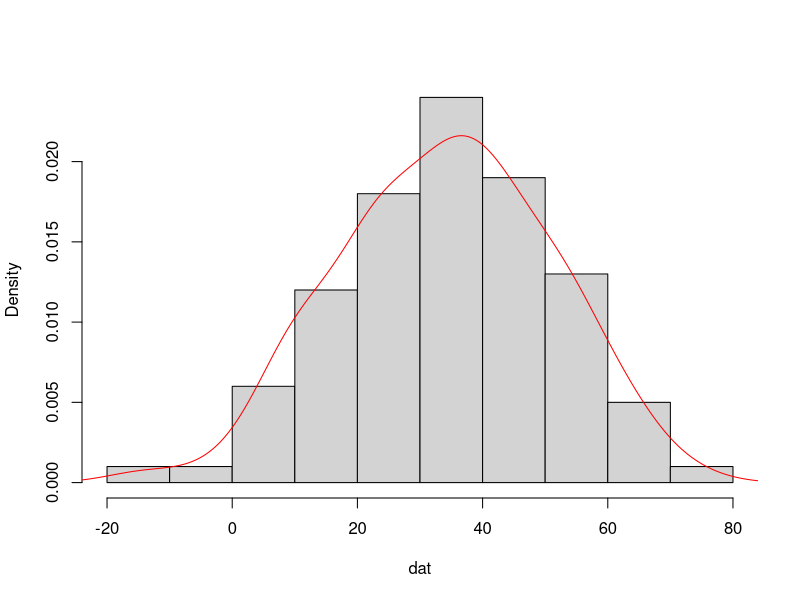
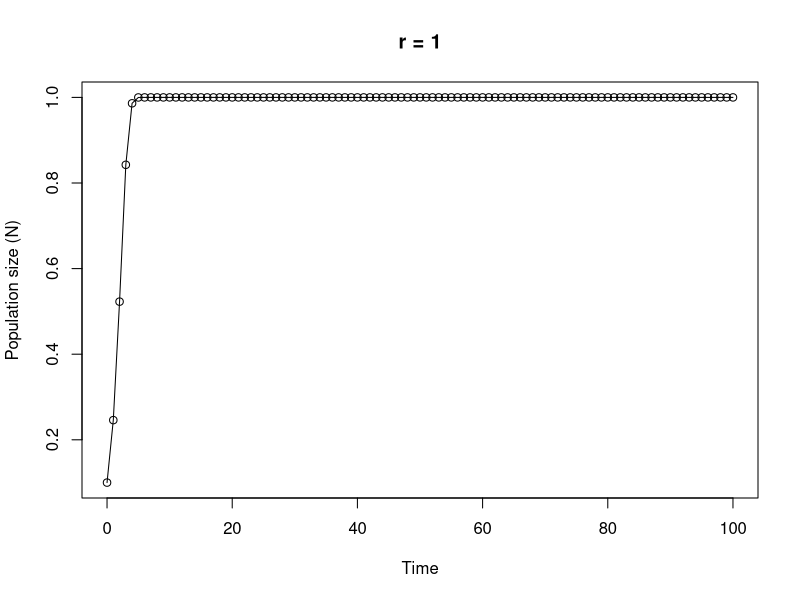

These figures' R source, in order:
## ----Q1, results = 'asis'--------------------------------------------------------------

# area of a circle
# the equation to calculate the area of a circle is pi * radius^2

circle.area <- function(d){ 
	pi * (d/2)^2
}

# to use your new function

circle.area(10)
# [1] 78.53982

# to test on a vector of diameters
# first create a vector with diameters ranging from 0 to 50 in steps of 10

cir.diam <- seq(from = 0, to = 50, by = 10)

# test your function

circle.area(cir.diam)
# [1]    0.00000   78.53982  314.15927  706.85835 1256.63706 1963.49541


## ----Q2, tidy = TRUE-------------------------------------------------------------------

far.cent <- function(a){
	val <- (a-32)*5/9
	print(paste("Fahrenheit: ", round(a, digits = 3), "oF",sep = " "), quote = FALSE)# round 3dp
	print(paste("Centigrade: ", round(val, digits = 3), "oC", sep = " "), quote = FALSE)# round 3dp
}

# alternative Fahrenheit to centigrade using cat function

far.cent2 <- function(a){
	val <- (a - 32) * 5/9	#calculation
	cat("Fahrenheit: ", round(a, digits = 3), "oF", "\n")   # use cat function
	cat("Centigrade: ", round(val, digits = 3), "oC", "\n")   
}



## ----Q3--------------------------------------------------------------------------------

# Create a vector of normally distributed data
# length 100, mean 35 and standard deviation of 29

vals <- rnorm(100, 35, 15)	# create some norm dist data mean 35, sd = 15

summary.fun <- function(dat){
	mymean <- round(mean(dat), digits = 4)      	# calc mean
	mymedian <- round(median(dat), digits = 4)    # calc median
	mymin <- round(min(dat), digits = 4)          # calc min
	mymax <- round(max(dat), digits = 4)          # calc max
	print(paste("mean:", mymean, sep = " "), quote = FALSE)     # print mean
	print(paste("median:", mymedian, sep = " "), quote = FALSE)     # print median
	print(paste("range:", "from:", mymin, "to", mymax, sep = " "), quote = FALSE) 
	dens <- density(dat)                          # estimate density curve
	hist(dat, main = "",type = "l",freq = FALSE)  # plot histogram
	lines(dens, lty = 1, col = "red")             # plot density curve
}

# use the function
summary.fun(vals)


## ----Q4--------------------------------------------------------------------------------

# calculate a median

ourmedian <- function(x){
	n <- length(x)
	if (n %% 2 == 1)      # odd numbers
	  sort(x)[(n + 1)/2]  # find the middle number by adding 1 to length and div 2
	else {                # even numbers
	  middletwo <- sort(x)[(n/2) + 0:1]   #find the two middle numbers
	  mean(middletwo)
	  }
}

# use the function
mydat <- sample(1:50, size = 10, replace = TRUE )

# our function
ourmedian(mydat)

# R median function
median(mydat)


## ----Q5, tidy = TRUE-------------------------------------------------------------------

# function to simulate Ricker model

Ricker.model <- function(nzero, r, time, K=1){     # sets initial parameters
  N <- numeric(time + 1)    # creates a real vector of length time+1 to store values of Nt+1
  N[1] <- nzero             # sets initial population size in first element of N
  for (i in 1:time) {				# loops over time
      N[i+1] <- N[i]*exp(r*(1 - N[i]/K))    
  }
  Time <- 0:time   					 # creates vector for x axis
  plot(Time, N, type = "o", xlim = c(0, time), xlab = "Time", ylab = "Population size (N)", main = paste("r =", r, sep=" "))   # plots     output
}

# To run
# play around with the different parameters, especially r
Ricker.model(nzero=0.1,r=1,time=100)
